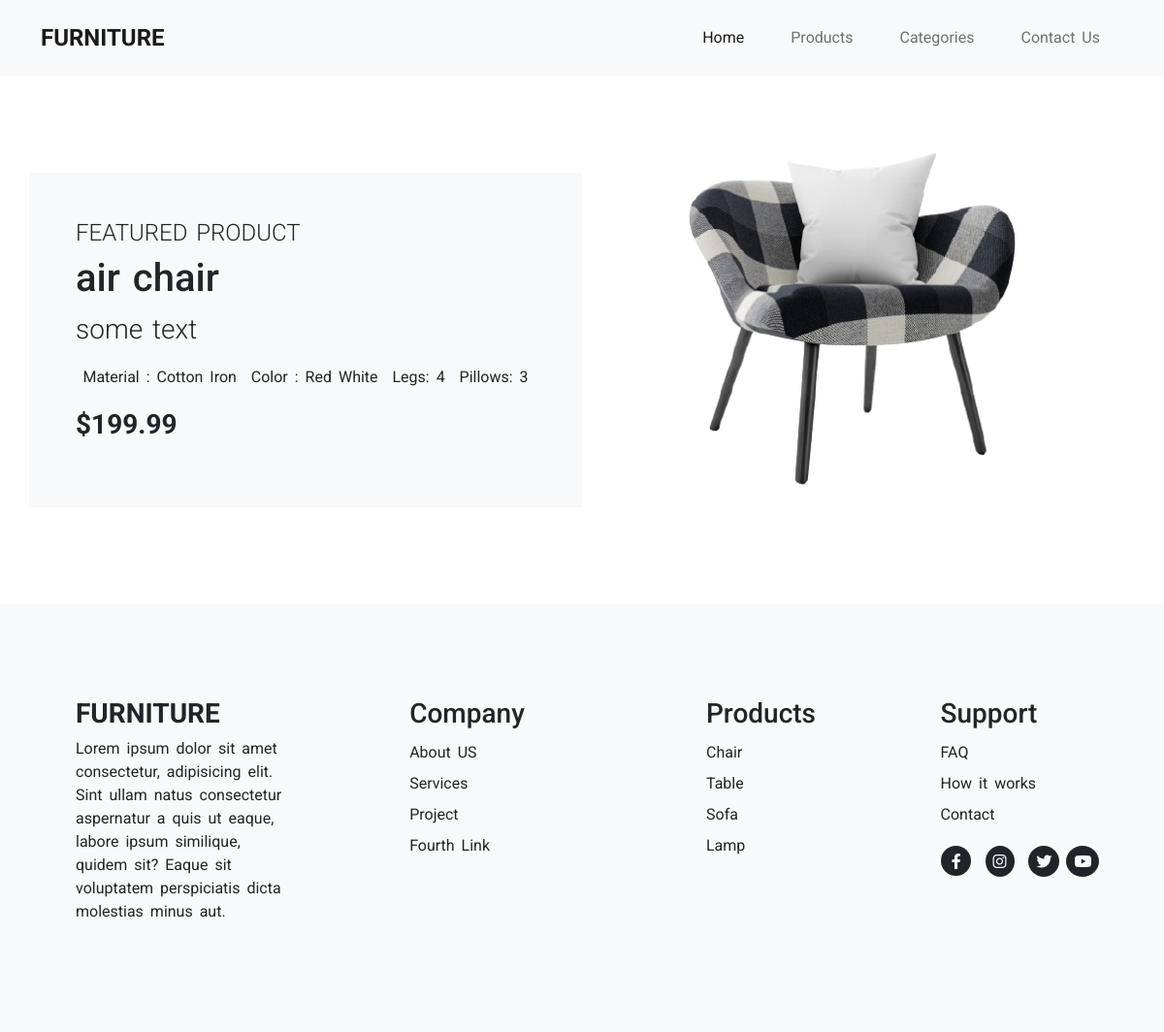
/product/1/, run on the app's committed database.
### joniApp/models.py (models this page shows, shortened)
class Product(models.Model):
    product_id = models.AutoField(primary_key=True)
    product_name = models.CharField(max_length=60, null=True, blank=True)
    product_price = models.DecimalField(max_digits=5, decimal_places=2, null=True, blank=True)
    product_review = models.TextField(max_length=500, null=True, blank=True)
    product_descriptions = models.TextField(max_length=700, null=True, blank=True)
    product_legs = models.IntegerField(null=True, blank=True)
    product_pillows = models.IntegerField(null=True, blank=True)
    product_image = models.ImageField(upload_to='product/')
    product_color = models.ManyToManyField(Color)
    product_material = models.ManyToManyField(Material)
    product_category = models.ForeignKey(Category, on_delete=models.CASCADE, null=True, blank=True)

class Material(models.Model):
    material_id = models.AutoField(primary_key=True)
    material_name = models.CharField(max_length=60, null=True, blank=True)
    def __str__(self):
        return f'{self.material_name}'

class Color(models.Model):
    color_id = models.AutoField(primary_key=True)
    color_name = models.CharField(max_length=60, null=True, blank=True)
    def __str__(self):
        return f'{self.color_name}'

### joniApp/views.py (the view)
# urls.py: path('product/<id>/', views.chairFun, name="product"),
def chairFun(request, id):
    productInfo = Product.objects.get(product_id = id)
    categories = Category.objects.all()
    context = {'productInfo': productInfo, 'categories': categories}
    return render(request, 'product.html', context)

### joniApp/templates/product.html
{% extends 'main.html' %}
{% load static %}
{% block content %}
    <div class="container mb-5">
        <div class="row mt-5">
            <div class="col-12 col-md-6 bg-light p-5 my-auto">
                <h4 class="fw-light">FEATURED PRODUCT</h4>
                <h3 class="fs-1">{{productInfo.product_name}}</h3>
                <p class="fs-3 fw-light">{{productInfo.product_descriptions}}</p>
                <div class="d-flex justify-content-around">
                    <p>Material : {% for material in productInfo.product_material.all %} {{material}} {% endfor %}</p>
                    <p>Color : {% for color in productInfo.product_color.all %} {{color}} {% endfor %} </p>
                    <p>Legs: {{productInfo.product_legs}} </p>
                    <p>Pillows: {{productInfo.product_pillows}}</p>
                </div>
                <p class="fw-bolder fs-3">${{productInfo.product_price}}</p>
            </div>
            <div class="col-12 col-md-6 d-flex justify-content-center align-content-center">
                <img src="{{productInfo.product_image.url}}" class="img-fluid" alt="">
            </div>
        </div>
    </div>
{% endblock %}

### joniApp/static/css/style.css (style rules this page uses)
* { margin: 0; padding: 0; box-sizing: border-box; }
body { font-size: 1rem; line-height: 1.5; word-spacing: 3px; font-family: 'Roboto', sans-serif; }

### data on the page
Product: product_name "air chair", product_descriptions "some text", product_legs "4", product_pillows "3", product_price "199.99", product_image (picture)
Material: material_name "Cotton"
Material: material_name "Iron"
Color: color_name "Red"
Color: color_name "White"
